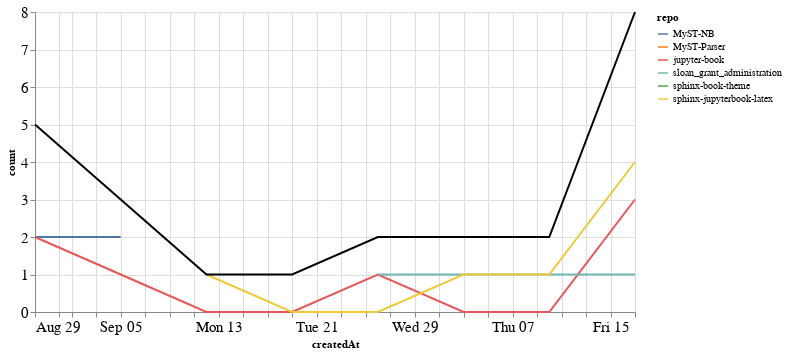

Write notebook code for a chart like this one.
### Markdown cell above
### PRs

### Code cell
prs_time = prs.groupby('repo').resample('W', on='createdAt').count()['author'].reset_index()
prs_time = prs_time.rename(columns={'author': 'count'})
prs_time_total = prs_time.groupby('createdAt').agg({"count": "sum"}).reset_index()

ch1 = alt.Chart(prs_time, width=600).mark_line().encode(
    x='createdAt',
    y='count',
    color='repo',
    tooltip="repo"
)

ch2 = alt.Chart(prs_time_total, width=600).mark_line(color="black").encode(
    x='createdAt',
    y='count',
)

ch1 + ch2

### Figure 1 — Vega-Lite specification as saved in the notebook (floating-point values rounded to 4 significant figures)
{"config": {"axisLeft": {"labelFontSize": 15}, "axisBottom": {"labelFontSize": 15}}, "layer": [{"data": {"name": "data-d228cc597753640ca220e0c9c03ec8c7"}, "mark": "line", "encoding": {"color": {"type": "nominal", "field": "repo"}, "tooltip": {"type": "nominal", "field": "repo"}, "x": {"type": "temporal", "field": "createdAt"}, "y": {"type": "quantitative", "field": "count"}}, "width": 600}, {"data": {"name": "data-52bf804794af0b48b3627740b6d0792e"}, "mark": {"type": "line", "color": "black"}, "encoding": {"x": {"type": "temporal", "field": "createdAt"}, "y": {"type": "quantitative", "field": "count"}}, "width": 600}], "$schema": "https://vega.github.io/schema/vega-lite/v4.8.1.json", "datasets": {"data-d228cc597753640ca220e0c9c03ec8c7": [{"repo": "MyST-NB", "createdAt": "2021-08-29T00:00:00", "count": 2}, {"repo": "MyST-NB", "createdAt": "2021-09-05T00:00:00", "count": 2}, {"repo": "MyST-Parser", "createdAt": "2021-08-29T00:00:00", "count": 1}, {"repo": "jupyter-book", "createdAt": "2021-08-29T00:00:00", "count": 2}, {"repo": "jupyter-book", "createdAt": "2021-09-05T00:00:00", "count": 1}, {"repo": "jupyter-book", "createdAt": "2021-09-12T00:00:00", "count": 0}, {"repo": "jupyter-book", "createdAt": "2021-09-19T00:00:00", "count": 0}, {"repo": "jupyter-book", "createdAt": "2021-09-26T00:00:00", "count": 1}, {"repo": "jupyter-book", "createdAt": "2021-10-03T00:00:00", "count": 0}, {"repo": "jupyter-book", "createdAt": "2021-10-10T00:00:00", "count": 0}, {"repo": "jupyter-book", "createdAt": "2021-10-17T00:00:00", "count": 3}, {"repo": "sloan_grant_administration", "createdAt": "2021-09-26T00:00:00", "count": 1}, {"repo": "sloan_grant_administration", "createdAt": "2021-10-03T00:00:00", "count": 1}, {"repo": "sloan_grant_administration", "createdAt": "2021-10-10T00:00:00", "count": 1}, {"repo": "sloan_grant_administration", "createdAt": "2021-10-17T00:00:00", "count": 1}, {"repo": "sphinx-book-theme", "createdAt": "2021-09-19T00:00:00", "count": 1}, {"repo": "sphinx-jupyterbook-latex", "createdAt": "2021-09-12T00:00:00", "count": 1}, {"repo": "sphinx-jupyterbook-latex", "createdAt": "2021-09-19T00:00:00", "count": 0}, {"repo": "sphinx-jupyterbook-latex", "createdAt": "2021-09-26T00:00:00", "count": 0}, {"repo": "sphinx-jupyterbook-latex", "createdAt": "2021-10-03T00:00:00", "count": 1}, {"repo": "sphinx-jupyterbook-latex", "createdAt": "2021-10-10T00:00:00", "count": 1}, {"repo": "sphinx-jupyterbook-latex", "createdAt": "2021-10-17T00:00:00", "count": 4}], "data-52bf804794af0b48b3627740b6d0792e": [{"createdAt": "2021-08-29T00:00:00", "count": 5}, {"createdAt": "2021-09-05T00:00:00", "count": 3}, {"createdAt": "2021-09-12T00:00:00", "count": 1}, {"createdAt": "2021-09-19T00:00:00", "count": 1}, {"createdAt": "2021-09-26T00:00:00", "count": 2}, {"createdAt": "2021-10-03T00:00:00", "count": 2}, {"createdAt": "2021-10-10T00:00:00", "count": 2}, {"createdAt": "2021-10-17T00:00:00", "count": 8}]}}
